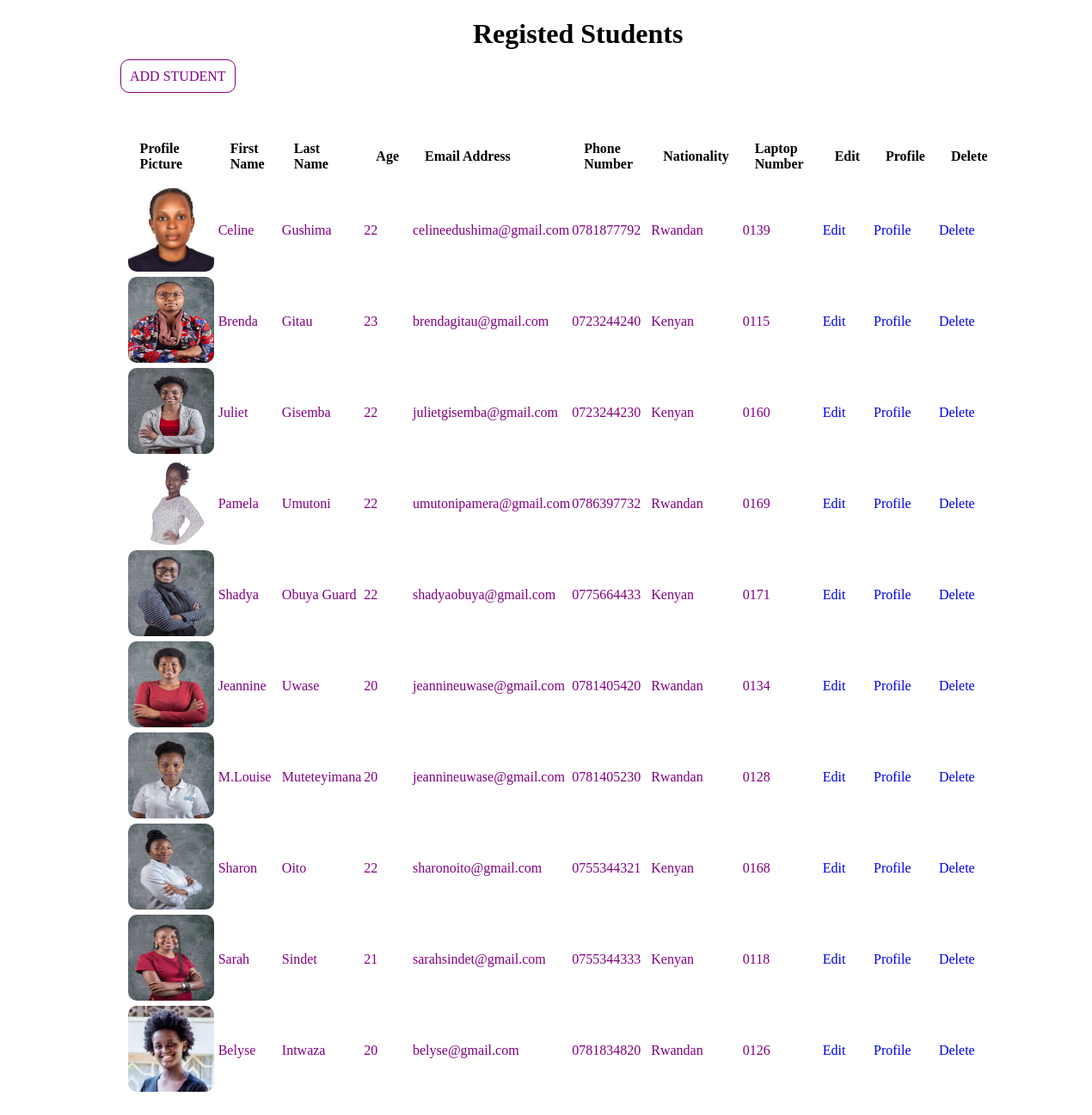
The page /student/list/ on the database its author committed.
### student/models.py (models this page shows)
class Student(models.Model):
    profile_pic=models.ImageField(upload_to = 'images/')
    first_name=models.CharField(max_length=12, null=True)
    last_name=models.CharField(max_length=12, null=True)
    gender_choice=(
        ('Female','Female'),
        ('Male','Male'),
        ('3','Prefer not to say')
    )
    gender=models.CharField(max_length=8,choices=gender_choice, null=True)
    age=models.PositiveSmallIntegerField(null=True)
    date_of_birth=models.DateField(null=True)
    phone_number=models.CharField(max_length=10)
    nationality_choice=(
        ('Rwandan','Rwandan'),
        ('Kenyan','Kenyan'),
        ('Ugandan','Ugandan'),
        ('4','SouthSudanes'),
        ('5','Sudanes')
    )
    nationality=models.CharField(max_length=15,choices=nationality_choice, null=True)
    national_Id=models.CharField(max_length=20)
    email_address=models.EmailField(null=True)
    admission_date=models.DateField(null=True, blank=True)
    medical_form=models.FileField(upload_to="documents/",null=True)
    laptop_serial_number=models.CharField(max_length=30, null=True, blank= True)
    academic_year=models.CharField(max_length=12)
    course_name=models.CharField(max_length=25, null=True, blank=True)

### student/views.py (the view)
# urls.py: path("list/", student_list, name = "student_list"),
def student_list(request):
    students = Student.objects.all()
    return render(request, "student_list.htm", {"students":students})

### student/templates/student_list.htm (shortened to what this page needs)
<!DOCTYPE html>
<html lang="en">
<head>
</head>
<body>
    <h1>Registed Students</h1>
    <div class="clearfix">
    <a class="btn info" href="{% url 'register_student' %}"> ADD STUDENT </a>
    </div>
    <table class="table">
        <tr>
            <th>Profile Picture</th>
            <th>First Name</th>
            <th>Last Name</th>
            <th>Age</th>
            <th>Email Address</th>
            <th>Phone Number</th>
            <th>Nationality</th>
            <th>Laptop Number</th>
            <th>Edit</th>
            <th>Profile</th>
            <th>Delete</th>
        </tr>
        {% for student in students%}
        <tr>
            <td>
                <img src="{{student.profile_pic.url}}">
            </td>
            <td>
                {{student.first_name}}
            </td>
            <td>
                {{student.last_name}}
            </td>
            <td>
                {{student.age}}
            </td>
            <td>
                {{student.email_address}}
            </td>
            <td>
                {{student.phone_number}}
            </td>
            <td>
                {{student.nationality}}
            </td>
            <td>
                {{student.laptop_serial_number}}
            </td>
            <td>
                <a href="{%url 'edit_student' id=student.id%}">Edit</a>
            </td>
            <td>
                <a href="{%url 'student_profile' id=student.id%}">Profile</a>
            </td>
            <td>
                <a href="{%url 'delete_student' id=student.id%}">Delete</a>
            </td>
        </tr>
        {% endfor %}
    </table>
</body>
</html>

### student/templates/student_list.htm (style rules this page uses)
body { margin-left: 300px; height:50%; width:80%; z-index:1; top: 0; overflow-x: hidden; }
table { width: 100%; margin-left: -15%; margin-top: 5%; margin-bottom: 8%; color:purple; }
th, caption { text-align: left; }
table, th, td { border: 1px black; ; border-collapse: collapse; }
th { padding: 15px; color:black; }
h1 { margin-left: 250px; color: rgb(0, 0, 0); }
img { width: 100px ; height:100px ; border-radius: 10px; }
.info { border-color: purple; color:purple; }
.clearfix { margin-left: -160px; }
.btn { background-color:#ffffff; color:purple; border-radius: 10px; padding: 10px; align-items: center; width: 300px; margin-right: 71px; border: 1px solid purple; }
a { text-decoration: none; }

### rows shown on the page
Student: profile_pic (picture), first_name "Celine", last_name "Gushima", age "22", email_address "celineedushima@gmail.com", phone_number "0781877792", nationality "Rwandan", laptop_serial_number "0139"
Student: profile_pic (picture), first_name "Brenda", last_name "Gitau", age "23", email_address "brendagitau@gmail.com", phone_number "0723244240", nationality "Kenyan", laptop_serial_number "0115"
Student: profile_pic (picture), first_name "Juliet", last_name "Gisemba", age "22", email_address "julietgisemba@gmail.com", phone_number "0723244230", nationality "Kenyan", laptop_serial_number "0160"
Student: profile_pic (picture), first_name "Pamela", last_name "Umutoni", age "22", email_address "umutonipamera@gmail.com", phone_number "0786397732", nationality "Rwandan", laptop_serial_number "0169"
Student: profile_pic (picture), first_name "Shadya", last_name "Obuya Guard", age "22", email_address "shadyaobuya@gmail.com", phone_number "0775664433", nationality "Kenyan", laptop_serial_number "0171"
Student: profile_pic (picture), first_name "Jeannine", last_name "Uwase", age "20", email_address "jeannineuwase@gmail.com", phone_number "0781405420", nationality "Rwandan", laptop_serial_number "0134"
Student: profile_pic (picture), first_name "M.Louise", last_name "Muteteyimana", age "20", email_address "jeannineuwase@gmail.com", phone_number "0781405230", nationality "Rwandan", laptop_serial_number "0128"
Student: profile_pic (picture), first_name "Sharon", last_name "Oito", age "22", email_address "sharonoito@gmail.com", phone_number "0755344321", nationality "Kenyan", laptop_serial_number "0168"
Student: profile_pic (picture), first_name "Sarah", last_name "Sindet", age "21", email_address "sarahsindet@gmail.com", phone_number "0755344333", nationality "Kenyan", laptop_serial_number "0118"
Student: profile_pic (picture), first_name "Belyse", last_name "Intwaza", age "20", email_address "belyse@gmail.com", phone_number "0781834820", nationality "Rwandan", laptop_serial_number "0126"
